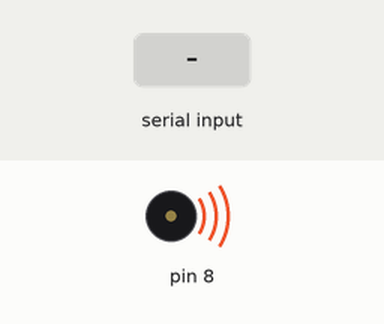
Recording of a sketch running on a simulated Arduino Uno, built with avr-gcc and run on an emulated ATmega328P. Shown: buzzer (waves = sounding). Inputs (shaded band) come from the test bench.

Above: at 2.1 s.
2.2 s: byte 32 (' ') received over Serial
At 3.4 s:
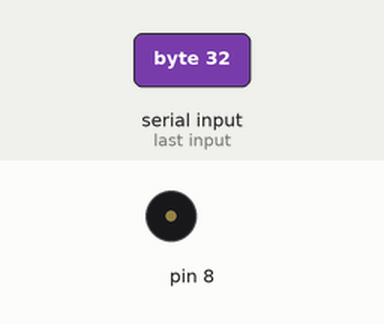
3.7 s: "b" received over Serial
At 4.5 s:
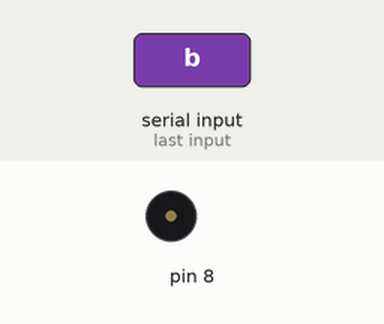
Timing chart, 0 to 12.7 s (numbered marks = the images above; inputs shaded):
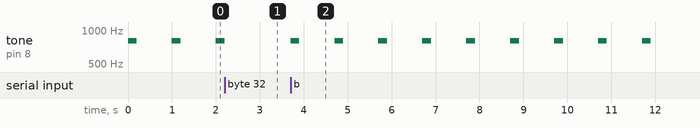

The sketch:

week03_8-2_arduino_beep_beep_.ino
```cpp
//week03_8_arduino_beep_beep_
void setup() {
  // put your setup code here, to run once:
  Serial.begin(9600);
  pinMode(8,  OUTPUT);
}
int beep = 1;
void serialEvent() {
  while (Serial.available()) {
    char now = Serial.read();
    if(now == ' ') beep = 0; //空白字母 不叫
    if(now == 'b') beep = 1; //字母b 叫

  }


}


void loop() {
  // put your main code here, to run repeatedly:
  if(beep==1) { // 一開始會倒數計時
    tone(8, 800, 200);
    delay(1000);

  }

}
```

Measured:
- after the input at 2.2 s, tone on pin 8: goes on until 2.2 s, then stays silent
- after the input at 3.7 s, tone on pin 8: alternates 800 Hz for 0.20 s and silent for 0.80 s, starting at once
- by itself, tone on pin 8: alternates 800 Hz for 0.20 s and silent for 0.80 s
